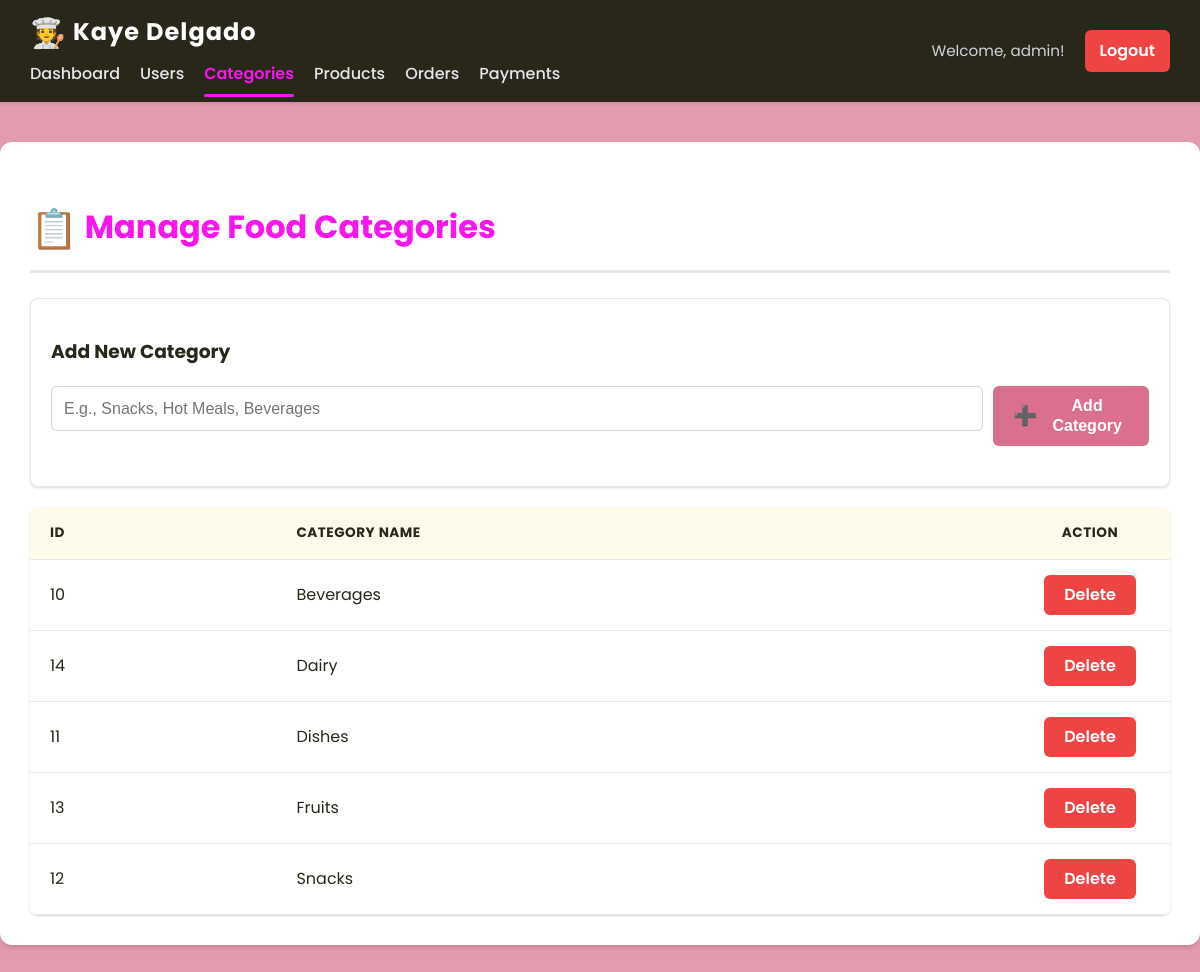
The app's page /admin/manage_categories.php (signed in) with its own data.
### tables this page shows
CREATE TABLE `categories` (
  `category_id` int(11) NOT NULL,
  `category_name` varchar(50) NOT NULL
);

### admin/manage_categories.php (the view, shortened to what this page needs)
<?php
include('header.php');
include('navbar.php');
include('../config/db_connect.php');
$result = $conn->query("SELECT * FROM categories ORDER BY category_name ASC");
?>
<div class="container">
    <h2><span style="font-size: 1.2em; vertical-align: middle;">📋</span> Manage Food Categories</h2>
    <div class="form-card">
        <h3>Add New Category</h3>
        <form method="POST" class="add-form">
            <div class="form-group" style="display: flex; gap: 10px;">
                <input type="text" name="category_name" placeholder="E.g., Snacks, Hot Meals, Beverages" required style="flex-grow: 1;">
                <button type="submit" name="add_category" class="btn-primary">
                    <span style="font-size: 1.2em;">➕</span> Add Category
                </button>
            </div>
        </form>
    </div>
    <div class="table-responsive">
        <table>
            <thead>
                <tr>
                    <th>ID</th>
                    <th>Category Name</th>
                    <th style="width: 120px; text-align: center;">Action</th>
                </tr>
            </thead>
            <tbody>
                <?php
                if ($result->num_rows > 0) {
                    while($row = $result->fetch_assoc()){
                ?>
                <tr>
                    <td><?php echo $row['category_id']; ?></td>
                    <td><?php echo htmlspecialchars($row['category_name']); ?></td>
                    <td style="text-align: center;">
                        <a href="manage_categories.php?delete=<?php echo $row['category_id']; ?>"
                           onclick="return confirm('Are you sure you want to delete the category: <?php echo htmlspecialchars($row['category_name']); ?>?')"
                           class="action-btn delete-btn">
                            Delete
                        </a>
                    </td>
                </tr>
                <?php
                    }
                } else {
                ?>
                <tr>
                    <td colspan="3" style="text-align: center;">No categories found. Add your first category!</td>
                </tr>
                <?php
                }
                ?>
            </tbody>
        </table>
    </div>
</div>

### admin/header.php (style rules this page uses)
:root { --primary-color: #f916eeff; --secondary-color: #28271aff; --success-color: #db6f8eff; --danger-color: #EF4444; --background-light: #e49bafff; --container-bg: #FFFFFF; --border-color: #E5E7EB; --table-header-bg: #FFFBEB; --font-family: 'Poppins', sans-serif; --shadow-subtle: 0 1px 3px 0 rgba(0, 0, 0, 0.1), 0 1px 2px 0 rgba(0, 0, 0, 0.06); --shadow-medium: 0 4px 6px -1px rgba(0, 0, 0, 0.1), 0 2px 4px -2px rgba(0, 0, 0, 0.1); }
body { font-family: var(--font-family); background: var(--background-light); margin: 0; padding: 0; color: var(--secondary-color); line-height: 1.6; }
.container { max-width: 1200px; margin: 40px auto; padding: 30px; background: var(--container-bg); border-radius: 12px; box-shadow: var(--shadow-medium); min-height: 85vh; }
h2 { font-size: 2rem; color: var(--primary-color); margin-bottom: 25px; padding-bottom: 10px; border-bottom: 3px solid var(--border-color); font-weight: 700; }
.card, .form-card, .table-card { background: var(--container-bg); border: 1px solid var(--border-color); padding: 20px; border-radius: 8px; box-shadow: var(--shadow-subtle); margin-bottom: 20px; }
input[type="text"], input[type="number"], input[type="password"], select, textarea { width: 100%; padding: 12px; border: 1px solid #D1D5DB; border-radius: 6px; font-size: 1rem; box-sizing: border-box; margin-bottom: 15px; transition: border-color 0.2s, box-shadow 0.2s; }
.form-group { margin-bottom: 20px; }
button, .action-btn, .btn { padding: 10px 20px; border: none; border-radius: 6px; cursor: pointer; font-weight: 600; text-decoration: none; text-align: center; transition: background-color 0.2s, box-shadow 0.2s, transform 0.1s; display: inline-flex; align-items: center; justify-content: center; gap: 8px; font-size: 1rem; line-height: 1.25; }
.btn-primary, button[name^="add_"], button[name^="update_"] { background-color: var(--success-color); color: white; }
.btn-danger, .delete-btn { background-color: var(--danger-color); color: white; }
.table-responsive { overflow-x: auto; box-shadow: var(--shadow-subtle); border-radius: 8px; }
table { width: 100%; border-collapse: separate; border-spacing: 0; margin-top: 0; background: var(--container-bg); }
table th, table td { padding: 15px 20px; border-bottom: 1px solid var(--border-color); text-align: left; }
table th { background-color: var(--table-header-bg); color: var(--secondary-color); font-weight: 700; text-transform: uppercase; font-size: 0.85rem; letter-spacing: 0.5px; }
table tr th:first-child, table tr td:first-child { border-left: none; }
table tr th:last-child, table tr td:last-child { border-right: none; }

### records on screen
categories: category_id "10", category_name "Beverages"
categories: category_id "14", category_name "Dairy"
categories: category_id "11", category_name "Dishes"
categories: category_id "13", category_name "Fruits"
categories: category_id "12", category_name "Snacks"

### other values on screen
$username "admin"
